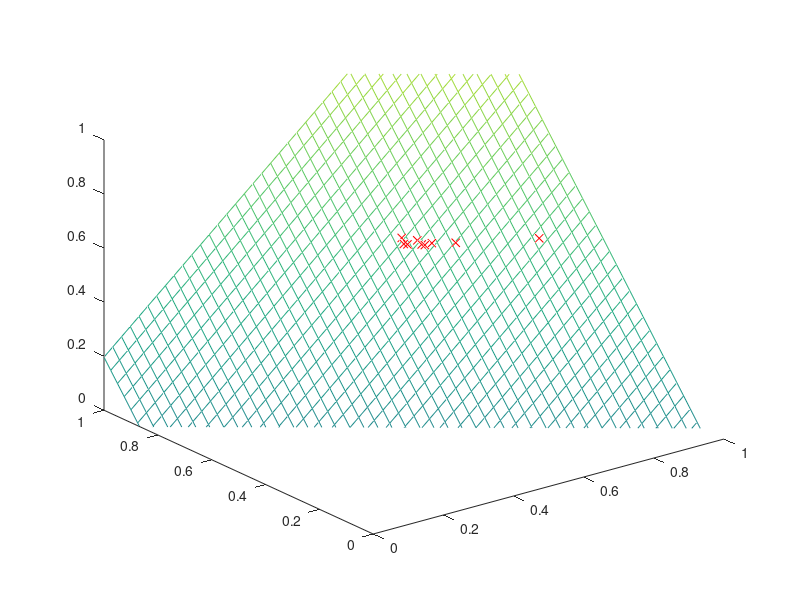

Write the MATLAB code that produced this figure.
hold off;
x0p = [1.0 ];
x0n = [0.3999999761581421 0.6315789222717285 0.3663366436958313 0.3863636255264282 0.3965517282485962 0.4642857313156128 0.37142854928970337 0.4047619104385376 0.42000001668930054 ];
x1p = [1.0 ];
x1n = [0.32941174507141113 0.2063491940498352 0.3636363744735718 0.39743590354919434 0.33663368225097656 0.2985074520111084 0.356783926486969 0.3636363744735718 0.32941174507141113 ];
x2p = [0.32608693838119507 ];
x2n = [0.7777777910232544 0.7777777910232544 0.7777777910232544 0.7777777910232544 0.7777777910232544 0.7777777910232544 0.7777777910232544 0.7777777910232544 0.7777777910232544 ];
w0 = 1.1259647599178166;
w1 = 1.4449146014688057;
w2 = -0.9706041278836216;
if w2 == 0
w2 = w1;
w1 = 0;
q = -(-1.2543782831455108)/w2;
xT = x2;
x2 = x1;
x1 = xT;
else
q = -(-1.2543782831455108)/w2;
end
plot3(x0p,x1p,x2p,'xb'); hold on; plot3(x0n,x1n,x2n,'xr');
x = [0:0.025:1];
[xx,yy] = meshgrid(x,x);
zz = -1 * w0/w2 * xx + -1 * w1/w2 * yy + q;
mesh(xx,yy,zz);
axis([0 1 0 1 0 1]);
